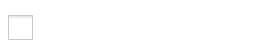
<?xml version="1.0" encoding="UTF-8"?>
<ui version="4.0">
 <class>Coordwidget</class>
 <widget class="QWidget" name="Coordwidget">
  <property name="geometry">
   <rect>
    <x>0</x>
    <y>0</y>
    <width>257</width>
    <height>55</height>
   </rect>
  </property>
  <property name="windowTitle">
   <string>Form</string>
  </property>
  <property name="styleSheet">
   <string notr="true">background-color: transparent;</string>
  </property>
  <layout class="QVBoxLayout" name="verticalLayout">
   <property name="spacing">
    <number>0</number>
   </property>
   <property name="leftMargin">
    <number>0</number>
   </property>
   <property name="topMargin">
    <number>0</number>
   </property>
   <property name="rightMargin">
    <number>0</number>
   </property>
   <property name="bottomMargin">
    <number>0</number>
   </property>
   <item>
    <widget class="QWidget" name="widget" native="true">
     <property name="styleSheet">
      <string notr="true">background-color: rgb(255, 255, 255);
</string>
     </property>
     <layout class="QHBoxLayout" name="horizontalLayout">
      <property name="spacing">
       <number>0</number>
      </property>
      <property name="leftMargin">
       <number>8</number>
      </property>
      <property name="topMargin">
       <number>0</number>
      </property>
      <property name="rightMargin">
       <number>0</number>
      </property>
      <property name="bottomMargin">
       <number>0</number>
      </property>
      <item>
       <widget class="QCheckBox" name="checkBox">
        <property name="enabled">
         <bool>true</bool>
        </property>
        <property name="minimumSize">
         <size>
          <width>0</width>
          <height>32</height>
         </size>
        </property>
        <property name="font">
         <font>
          <pointsize>-1</pointsize>
         </font>
        </property>
        <property name="mouseTracking">
         <bool>true</bool>
        </property>
        <property name="styleSheet">
         <string notr="true">QCheckBox{
	spacing:15px;
	font-size:25px;
	color:#4169e1;
	background-color:white;
	border:none;
}

QCheckBox::indicator{
	width:25px;
	height:25px;
}

QCheckBox:hover{
	color:#B31031;
}

QCheckBox::indicator:unchecked{
	
	
	image: url(:/icons/icons/uncheckedbox.png);
}

QCheckBox::indicator:checked{
	image: url(:/icons/icons/checkbox.ico);
}</string>
        </property>
        <property name="text">
         <string/>
        </property>
        <property name="checked">
         <bool>false</bool>
        </property>
       </widget>
      </item>
     </layout>
    </widget>
   </item>
  </layout>
 </widget>
 <resources>
  <include location="menu.qrc"/>
  <include location="../New folder/menu.qrc"/>
 </resources>
 <connections/>
</ui>
